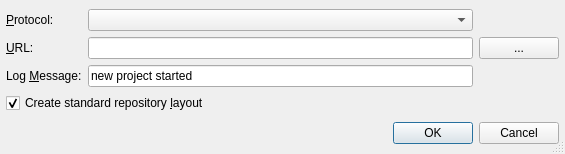
<ui version="4.0" >
 <class>SvnOptionsDialog</class>
 <widget class="QDialog" name="SvnOptionsDialog" >
  <property name="geometry" >
   <rect>
    <x>0</x>
    <y>0</y>
    <width>565</width>
    <height>154</height>
   </rect>
  </property>
  <property name="windowTitle" >
   <string>Repository Infos</string>
  </property>
  <property name="whatsThis" >
   <string>&lt;b>Repository Infos Dialog&lt;/b>
&lt;p>Enter the various infos into the entry fields. These values are used to generate a new project in the repository. If the checkbox is selected, the URL must end in the project name. A directory tree with project/tags, project/branches and project/trunk will be generated in the repository. If the checkbox is not selected, the URL must contain the complete path in the repository.&lt;/p>
&lt;p>For remote repositories the URL must contain the hostname.&lt;/p></string>
  </property>
  <property name="sizeGripEnabled" >
   <bool>true</bool>
  </property>
  <layout class="QVBoxLayout" >
   <item>
    <layout class="QGridLayout" >
     <item row="2" column="0" >
      <widget class="QLabel" name="TextLabel5" >
       <property name="text" >
        <string>Log &amp;Message:</string>
       </property>
       <property name="buddy" >
        <cstring>vcsLogEdit</cstring>
       </property>
      </widget>
     </item>
     <item row="3" column="0" colspan="2" >
      <widget class="QCheckBox" name="layoutCheckBox" >
       <property name="toolTip" >
        <string>Select, if the standard repository layout (projectdir/trunk, projectdir/tags, projectdir/branches) should be generated</string>
       </property>
       <property name="text" >
        <string>Create standard repository &amp;layout</string>
       </property>
       <property name="shortcut" >
        <string>Alt+L</string>
       </property>
       <property name="checked" >
        <bool>true</bool>
       </property>
      </widget>
     </item>
     <item row="0" column="1" >
      <widget class="QComboBox" name="protocolCombo" >
       <property name="toolTip" >
        <string>Select the protocol to access the repository</string>
       </property>
      </widget>
     </item>
     <item row="1" column="2" >
      <widget class="QPushButton" name="vcsUrlButton" >
       <property name="toolTip" >
        <string>Select the repository url via a directory selection dialog or the repository browser</string>
       </property>
       <property name="text" >
        <string>...</string>
       </property>
      </widget>
     </item>
     <item row="1" column="0" >
      <widget class="QLabel" name="TextLabel2" >
       <property name="text" >
        <string>&amp;URL:</string>
       </property>
       <property name="buddy" >
        <cstring>vcsUrlEdit</cstring>
       </property>
      </widget>
     </item>
     <item row="2" column="1" >
      <widget class="QLineEdit" name="vcsLogEdit" >
       <property name="toolTip" >
        <string>Enter the log message for the new project.</string>
       </property>
       <property name="whatsThis" >
        <string>&lt;b>Log Message&lt;/b>
&lt;p>Enter the log message to be used for the new project.&lt;/p></string>
       </property>
       <property name="text" >
        <string>new project started</string>
       </property>
      </widget>
     </item>
     <item row="0" column="0" >
      <widget class="QLabel" name="textLabel1" >
       <property name="text" >
        <string>&amp;Protocol:</string>
       </property>
       <property name="buddy" >
        <cstring>protocolCombo</cstring>
       </property>
      </widget>
     </item>
     <item row="1" column="1" >
      <widget class="QLineEdit" name="vcsUrlEdit" >
       <property name="toolTip" >
        <string>Enter the url path of the module in the repository</string>
       </property>
       <property name="whatsThis" >
        <string>&lt;b>URL&lt;/b>&lt;p>Enter the URL to the module. For a repository with standard layout, this must not contain the trunk, tags or branches part.&lt;/p></string>
       </property>
      </widget>
     </item>
    </layout>
   </item>
   <item>
    <widget class="QDialogButtonBox" name="buttonBox" >
     <property name="orientation" >
      <enum>Qt::Horizontal</enum>
     </property>
     <property name="standardButtons" >
      <set>QDialogButtonBox::Cancel|QDialogButtonBox::Ok</set>
     </property>
    </widget>
   </item>
  </layout>
 </widget>
 <layoutdefault spacing="6" margin="6" />
 <pixmapfunction>qPixmapFromMimeSource</pixmapfunction>
 <tabstops>
  <tabstop>protocolCombo</tabstop>
  <tabstop>vcsUrlEdit</tabstop>
  <tabstop>vcsUrlButton</tabstop>
  <tabstop>vcsLogEdit</tabstop>
  <tabstop>layoutCheckBox</tabstop>
 </tabstops>
 <resources/>
 <connections>
  <connection>
   <sender>buttonBox</sender>
   <signal>accepted()</signal>
   <receiver>SvnOptionsDialog</receiver>
   <slot>accept()</slot>
   <hints>
    <hint type="sourcelabel" >
     <x>24</x>
     <y>130</y>
    </hint>
    <hint type="destinationlabel" >
     <x>24</x>
     <y>151</y>
    </hint>
   </hints>
  </connection>
  <connection>
   <sender>buttonBox</sender>
   <signal>rejected()</signal>
   <receiver>SvnOptionsDialog</receiver>
   <slot>reject()</slot>
   <hints>
    <hint type="sourcelabel" >
     <x>104</x>
     <y>135</y>
    </hint>
    <hint type="destinationlabel" >
     <x>104</x>
     <y>148</y>
    </hint>
   </hints>
  </connection>
 </connections>
</ui>
